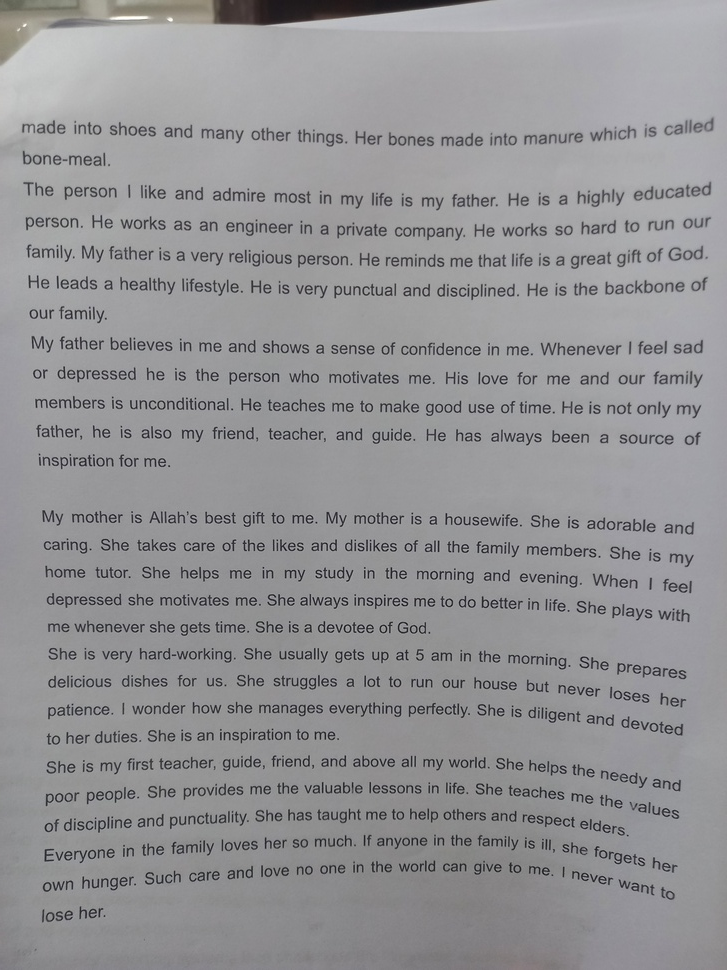
#> input picture test14.jpg, 727 x 970 px, shrunk from 3000 x 4000 before the run, found by its file name
$ python 'skew correction.py'
#> lines starting #> are read from the running program, lines starting #| are printed output that depends on the picture; after the words box and inside, x2 and y2 are one past the last pixel; in counts of white or black regions, pixels touching at a corner belong together
#> further down, image is the input picture: shape (970, 727, 3); mean B, G, R 149.8, 147.6, 147.9
import cv2
import numpy as np
from scipy.ndimage import interpolation as inter

def correct_skew(image, delta=1, limit=5):
#> called with delta = 1, limit = 5
    def determine_score(arr, angle):
        data = inter.rotate(arr, angle, reshape=False, order=0)
        histogram = np.sum(data, axis=1, dtype=float)
        score = np.sum((histogram[1:] - histogram[:-1]) ** 2, dtype=float)
        return histogram, score

    gray = cv2.cvtColor(image, cv2.COLOR_BGR2GRAY)
    thresh = cv2.threshold(gray, 0, 255, cv2.THRESH_BINARY_INV + cv2.THRESH_OTSU)[1]
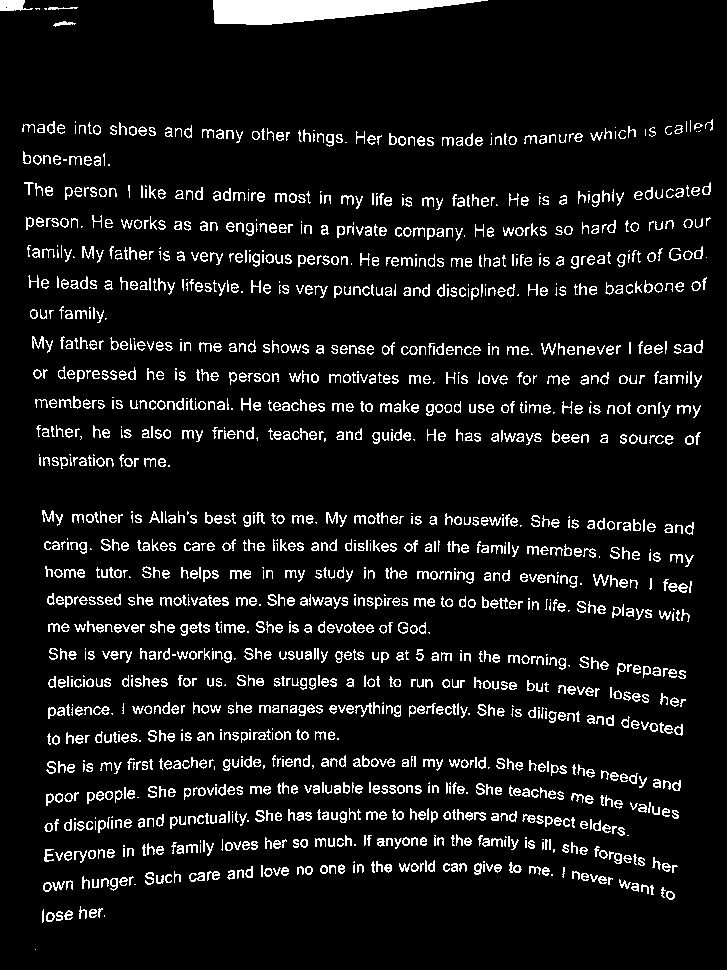
#> thresh: shape (970, 727); 8.3% white in thin lines or dots

    scores = []
    angles = np.arange(-limit, limit + delta, delta)
    for angle in angles:
        histogram, score = determine_score(thresh, angle)
        scores.append(score)
#> this loop made 11 passes
#> score on passes 1 to 8: 5.02e+09, 6.05e+09, 8.56e+09, 9.31e+09, 1.52e+10, 3.2e+10, 3.01e+10, 1.54e+10
#> pass 1, in determine_score, `data = inter.rotate(arr, angle, reshape=False, order=0)`:
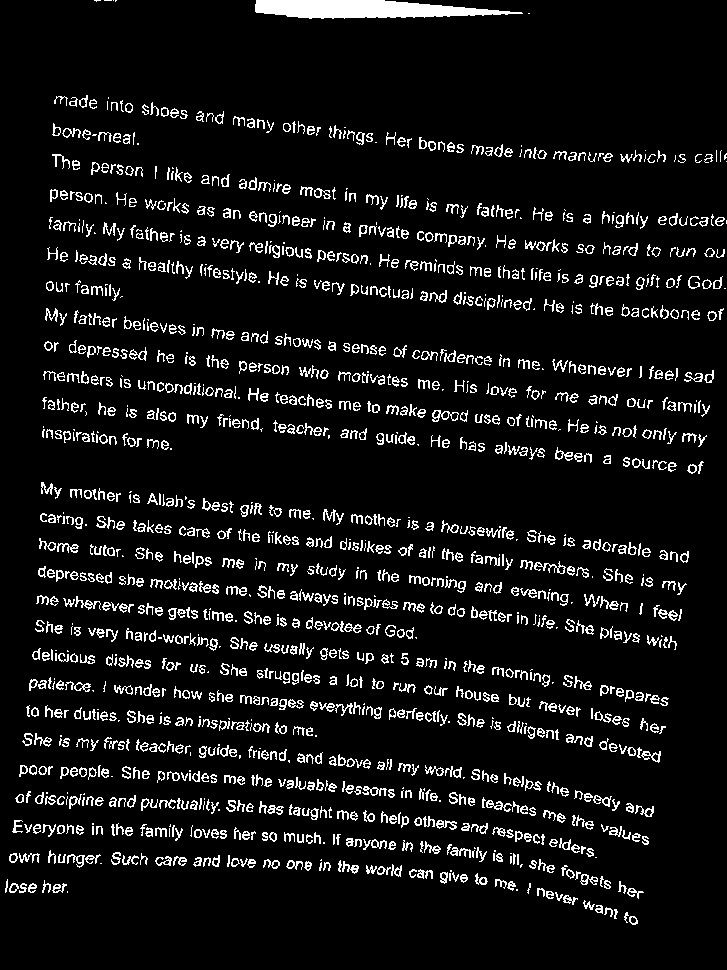
#> data: shape (970, 727); 8.1% white in thin lines or dots
#> pass 2, in determine_score (call 2), `data = inter.rotate(arr, angle, reshape=False, order=0)`:
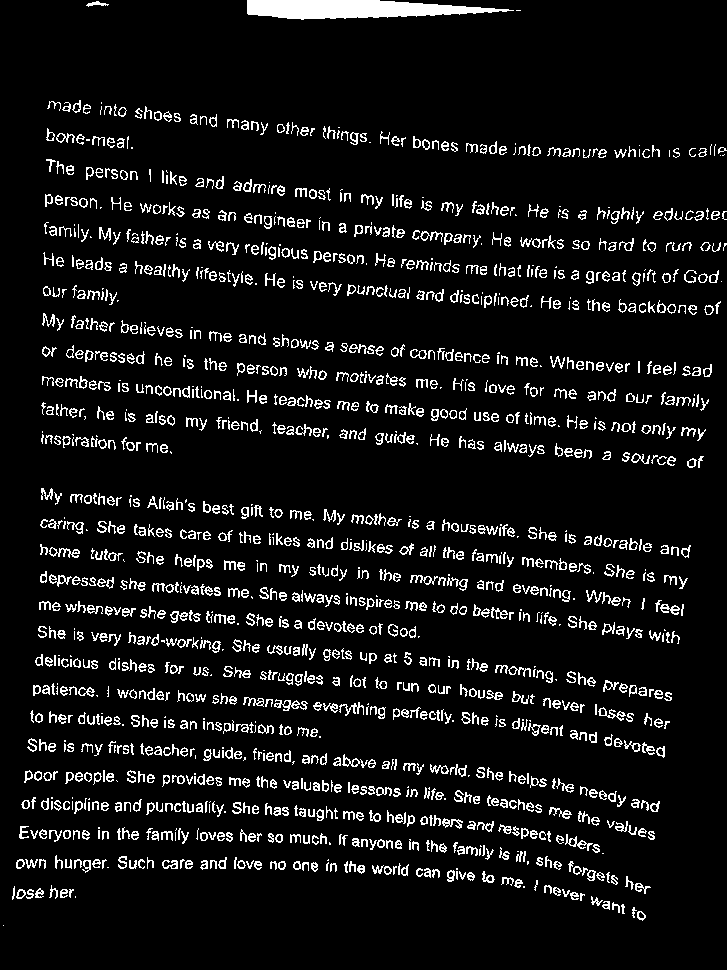
#> data: shape (970, 727); 8.1% white in thin lines or dots
#> pass 3, in determine_score (call 3), `data = inter.rotate(arr, angle, reshape=False, order=0)`:
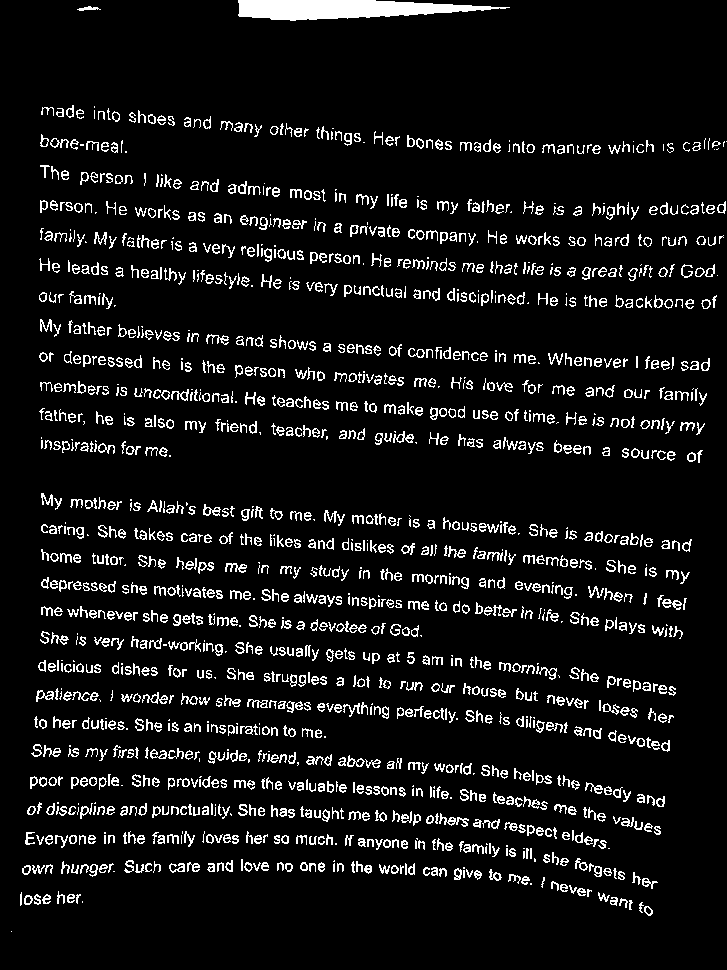
#> data: shape (970, 727); 8.2% white in thin lines or dots
#> after the loop, scores = [5.02e+09, 6.05e+09, 8.56e+09, 9.31e+09, 1.52e+10, 3.2e+10, 3.01e+10, 1.54e+10, 7.21e+09, 6.41e+09, 4.86e+09]

    best_angle = angles[scores.index(max(scores))]
#> best_angle = 0

    (h, w) = image.shape[:2]
    center = (w // 2, h // 2)
    M = cv2.getRotationMatrix2D(center, best_angle, 1.0)
#> M = [[1, 0, 0], [0, 1, 0]]
    corrected = cv2.warpAffine(image, M, (w, h), flags=cv2.INTER_CUBIC)

    return best_angle, corrected

if __name__ == '__main__':
    image = cv2.imread('test14.jpg')
    angle, corrected = correct_skew(image)
#> angle = 0
    print('Skew angle:', angle)
#| Skew angle: 0
    cv2.imwrite('corrected.jpg', corrected)
    #cv2.waitKey()

$ run again, with test10.jpg copied over test14.jpg
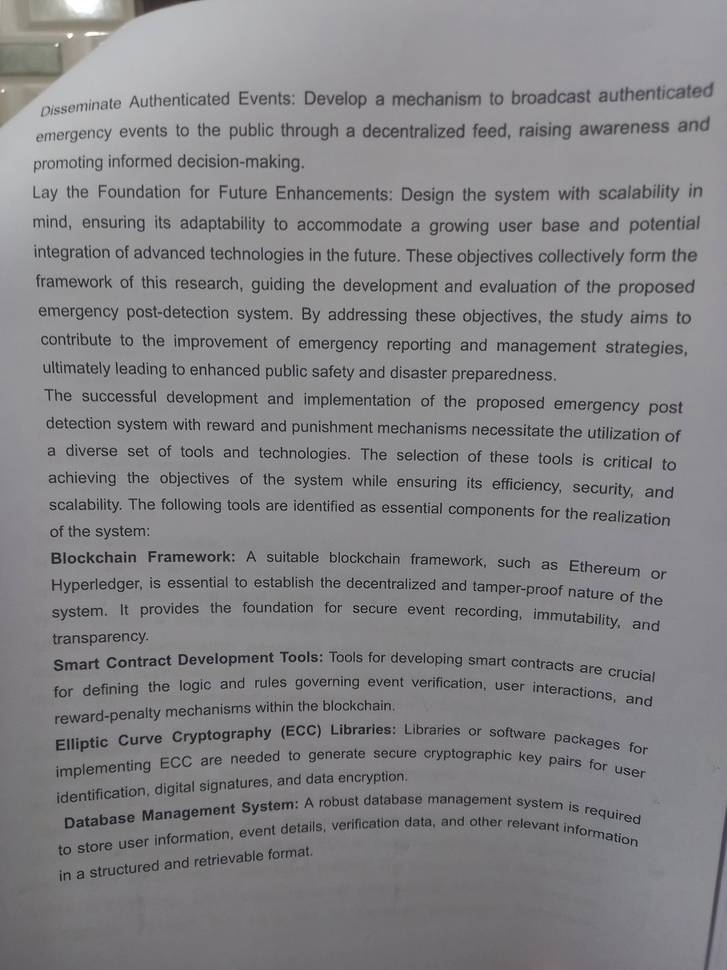
#> input picture test10.jpg, 727 x 970 px, shrunk from 3000 x 4000 before the run, found by its file name
#> image is the input picture: shape (970, 727, 3); mean B, G, R 135.5, 132.9, 133.6
#> in correct_skew, `thresh = cv2.threshold(gray, 0, 255, cv2.THRESH_BINARY_INV + cv2.THRES..`:
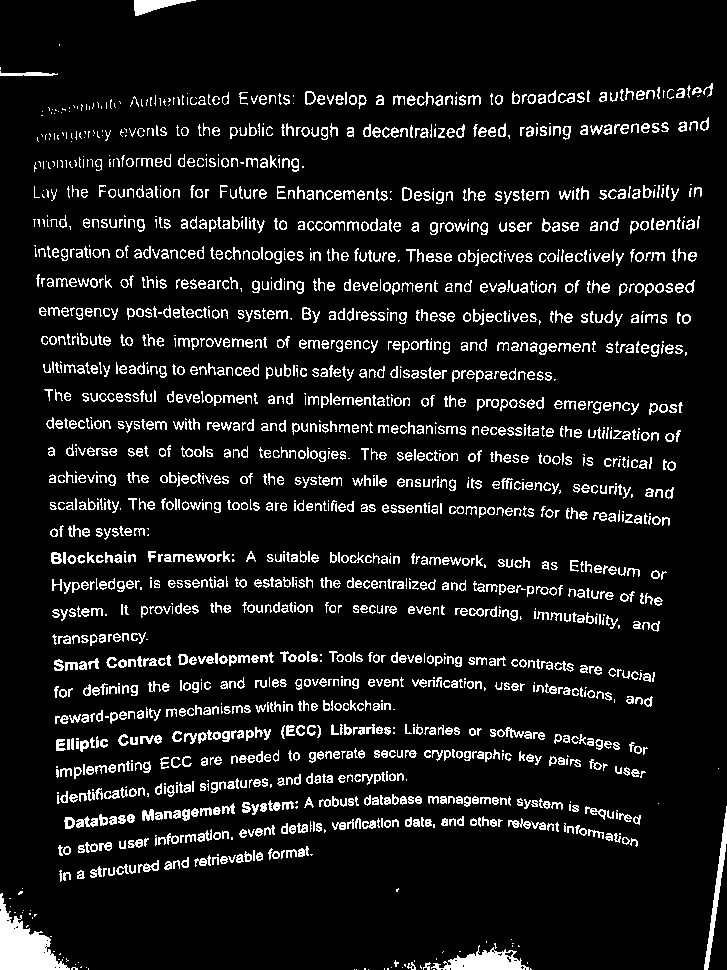
#> thresh: shape (970, 727); 9.5% white in thin lines or dots
#> the loop in correct_skew, `for angle in angles:` made 11 passes
#> score on passes 1 to 8: 8.28e+09, 8.85e+09, 1.07e+10, 1.18e+10, 1.7e+10, 2.94e+10, 4.62e+10, 1.53e+10
#> after the loop in correct_skew, `for angle in angles:`: scores = [8.28e+09, 8.85e+09, 1.07e+10, 1.18e+10, 1.7e+10, 2.94e+10, 4.62e+10, 1.53e+10, 8.36e+09, 7.07e+09, 5.42e+09]
#> best_angle = 1
#> M = [[1, 0.0175, -8.41], [-0.0175, 1, 6.41]]
#> in correct_skew, `corrected = cv2.warpAffine(image, M, (w, h), flags=cv2.INTER_CUBIC)`:
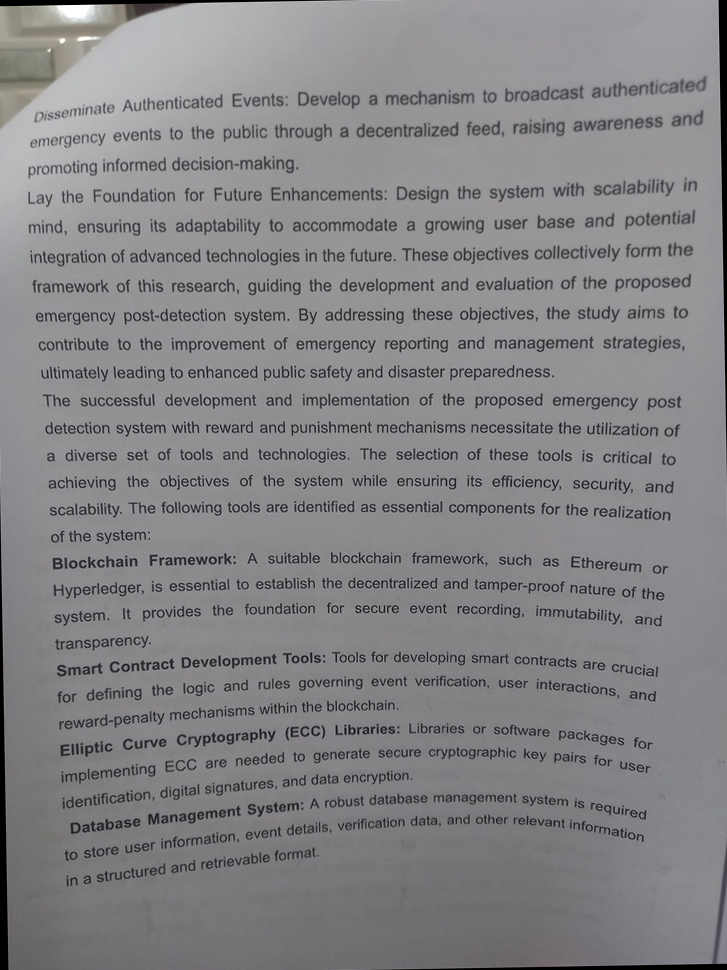
#> corrected: shape (970, 727, 3); mean B, G, R 134.3, 131.7, 132.4
#> angle = 1
#| Skew angle: 1
